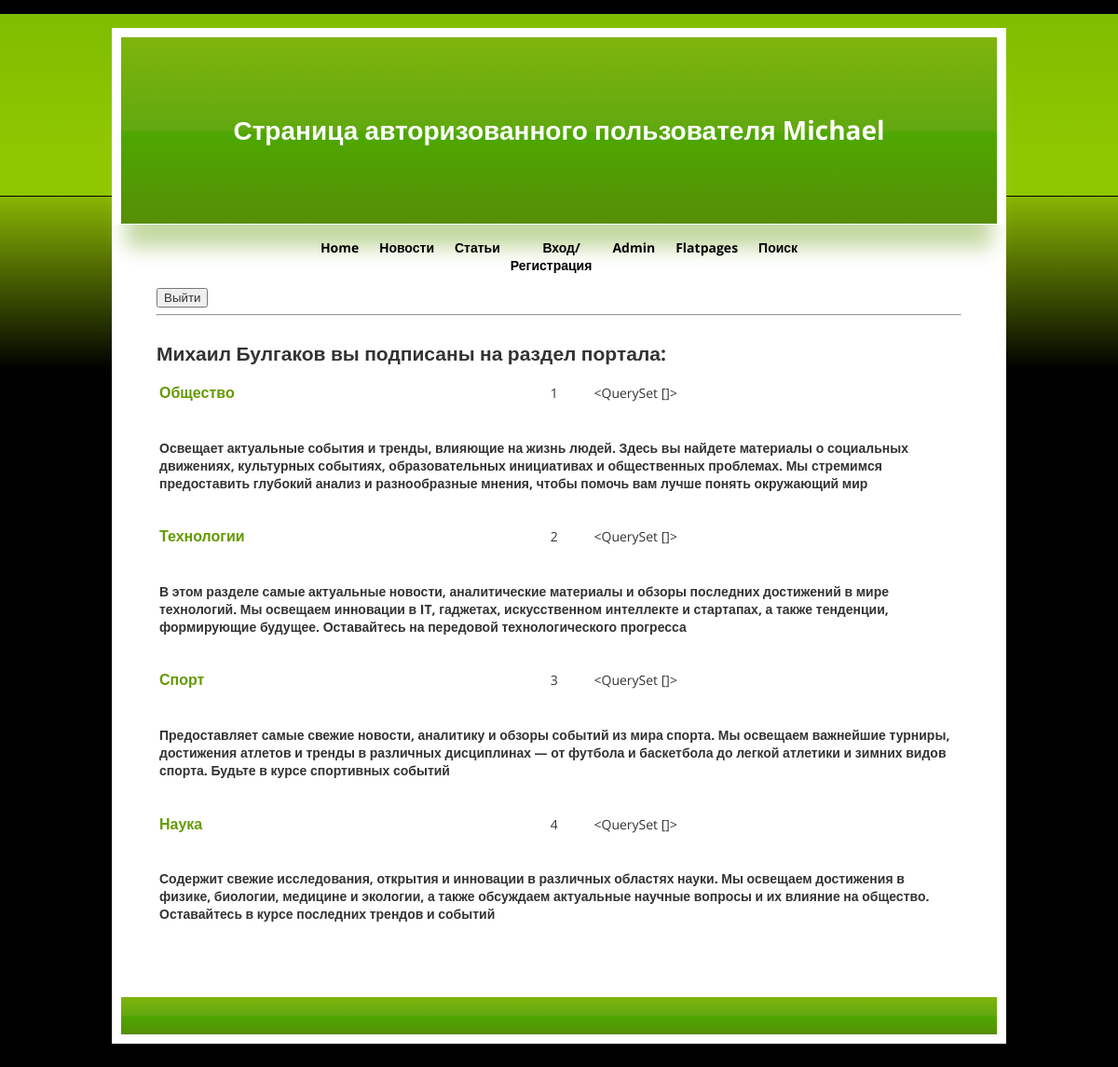
Before: /authorization/ (signed in) with the older database file.
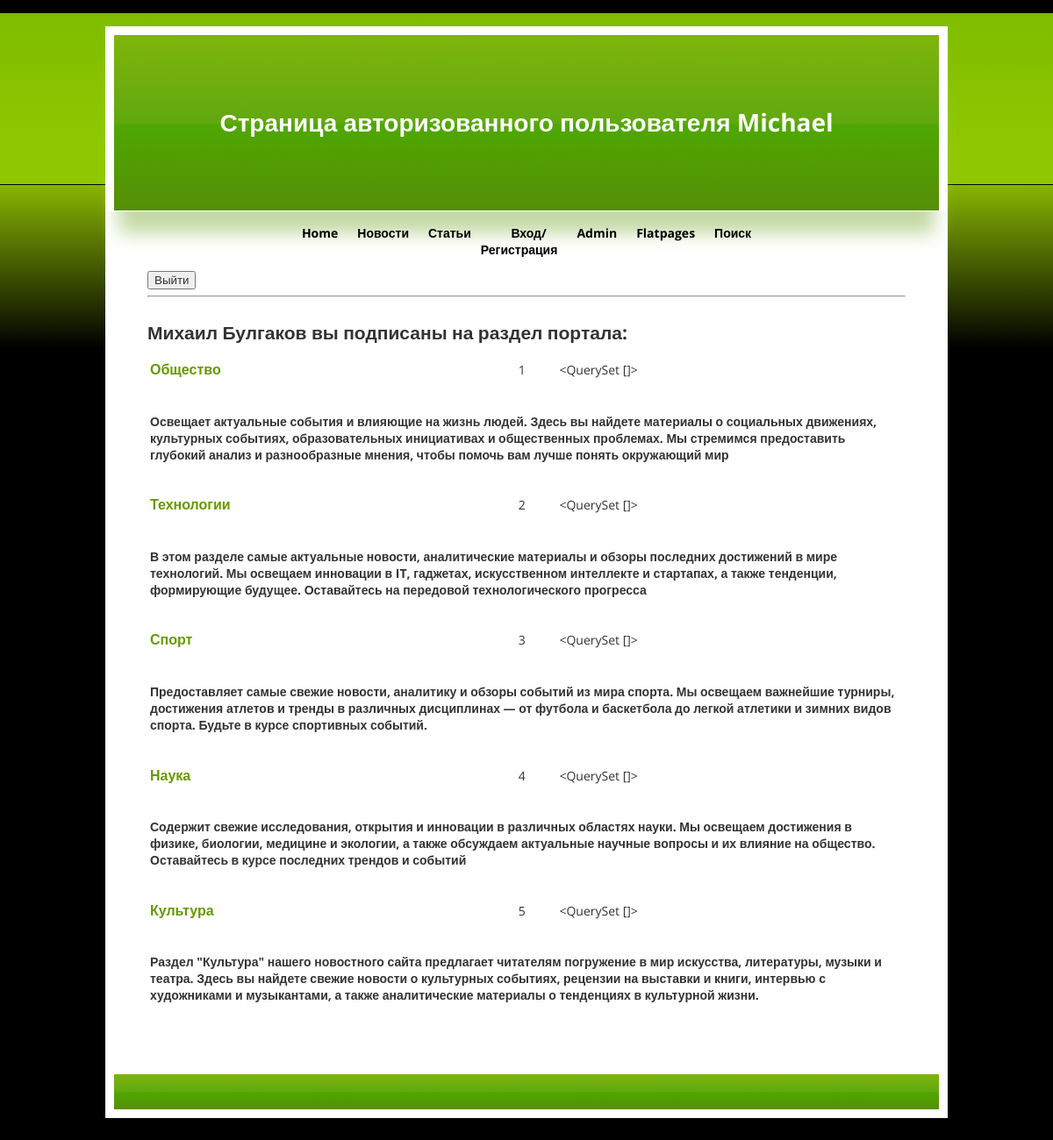
After: the same page with the newer database file.
### np_post/models.py (models this page shows, shortened)
class Category(models.Model):
    name_cat = models.CharField(max_length=100, unique=True)
    description = models.TextField(max_length=400, blank=True)
    subscribed = models.BooleanField(default=False)
    user = models.ManyToManyField(User, blank=True, related_name='cats_user')

### protect/views.py (the view)
# urls.py: path('', IndexView.as_view(), name='authorization'),
class IndexView(LoginRequiredMixin, TemplateView):
    template_name = 'protect/index.html'
    def get_context_data(self, **kwargs):
        context = super().get_context_data(**kwargs)
        context['is_not_authors'] = not self.request.user.groups.filter(name='authors').exists()
        context['sections'] = Category.objects.all()
        context['subs'] = Category.objects.filter(user=self.request.user.id, id=2)
        context['slovar'] = {
            'Category': {
                'id_cat': 8,
                'name_cat': 'Category',
                'description': 'Bla Bla Bla Bla La La',
                'subscribed': True
            }
        }
        return context

### templates/protect/index.html (shortened to what this page needs)
{% extends 'main.html' %}
{% block header %}
    <h1><a href="/authorization/">Страница авторизованного пользователя {{ request.user.username }}</a></h1>
{% endblock header %}
{% block content %}
<button> <a href="/accounts/logout/">Выйти</a> </button>
<br><hr><br>
    {% if sections %}
        <h2>{{ request.user.first_name }} {{ request.user.last_name }} вы подписаны на раздел портала:</h2>
        <table>
        {% for section in sections %}
           <tr>
               <td><h3>{{ section.name_cat }}</h3></td>
               <td><p>{{ section.id }}</p></td>
               <td><p>{{ subs }}</p>
               </td>
           </tr>
            <tr>
               <td colspan="3"><h4>{{ section.description }}</h4></td>
           </tr>
        {% endfor %}
        </table>
    {% else %}
        <h2>У вас нет оформленных подписок</h2>
    {% endif %}
{% endblock content %}

Changed rows visible on the page:
changed Category "Общество": description "Освещает актуальные события и тренды, влияющие на жизнь людей.…" → "Освещает актуальные события и влияющие на жизнь людей.…"
changed Category "Спорт": description "…Будьте в курсе спортивных событий" → "…Будьте в курсе спортивных событий."
added Category: name_cat "Культура", id "5", subs "<QuerySet []>", description "Раздел \"Культура\" нашего новостного сайта предлагает читателям погружение в мир искусства, литературы, музыки и театра. Здесь вы найдете свежие новости о культурных событиях, рецензии на выставки и книги, интервью с художниками и музыкантами, а также аналитические материалы о тенденциях в культурной жизни."
